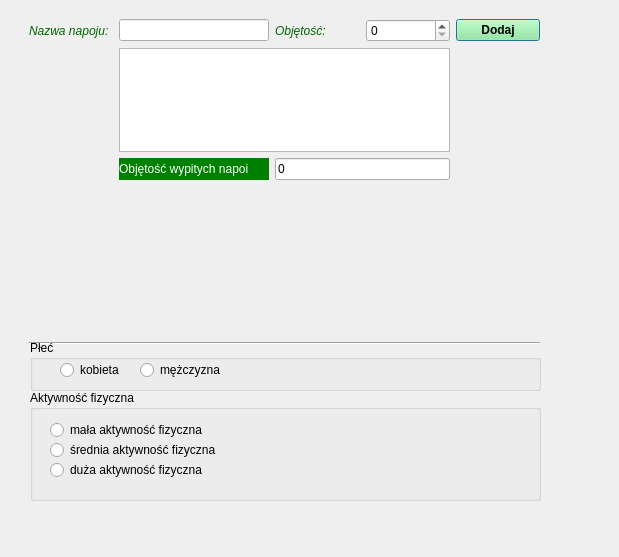
<?xml version="1.0" encoding="UTF-8"?>
<ui version="4.0">
 <class>Dialog</class>
 <widget class="QDialog" name="Dialog">
  <property name="geometry">
   <rect>
    <x>0</x>
    <y>0</y>
    <width>619</width>
    <height>557</height>
   </rect>
  </property>
  <property name="windowTitle">
   <string>Hydration tracker</string>
  </property>
  <widget class="QWidget" name="gridLayoutWidget">
   <property name="geometry">
    <rect>
     <x>29</x>
     <y>19</y>
     <width>511</width>
     <height>326</height>
    </rect>
   </property>
   <layout class="QGridLayout" name="gridLayout">
    <item row="0" column="1">
     <widget class="QLineEdit" name="nazwaEdit">
      <property name="maximumSize">
       <size>
        <width>150</width>
        <height>16777215</height>
       </size>
      </property>
     </widget>
    </item>
    <item row="3" column="1" colspan="3">
     <widget class="QLabel" name="zdjecie">
      <property name="minimumSize">
       <size>
        <width>150</width>
        <height>150</height>
       </size>
      </property>
      <property name="text">
       <string/>
      </property>
     </widget>
    </item>
    <item row="0" column="4">
     <widget class="QPushButton" name="dodajButton">
      <property name="styleSheet">
       <string notr="true">background-color:lightgreen;
font-weight:bold;</string>
      </property>
      <property name="text">
       <string>Dodaj</string>
      </property>
     </widget>
    </item>
    <item row="0" column="3">
     <widget class="QSpinBox" name="objetoscBox">
      <property name="maximum">
       <number>1000</number>
      </property>
      <property name="displayIntegerBase">
       <number>10</number>
      </property>
     </widget>
    </item>
    <item row="2" column="1">
     <widget class="QLabel" name="napisLabel">
      <property name="styleSheet">
       <string notr="true">background-color:green;
color:white;</string>
      </property>
      <property name="text">
       <string>Objętość wypitych napoi</string>
      </property>
     </widget>
    </item>
    <item row="0" column="2">
     <widget class="QLabel" name="label_2">
      <property name="styleSheet">
       <string notr="true">font-style:italic;
color:darkgreen;</string>
      </property>
      <property name="text">
       <string>Objętość: </string>
      </property>
     </widget>
    </item>
    <item row="0" column="0">
     <widget class="QLabel" name="label">
      <property name="styleSheet">
       <string notr="true">font-style:italic;
color:darkgreen;</string>
      </property>
      <property name="text">
       <string>Nazwa napoju:</string>
      </property>
     </widget>
    </item>
    <item row="4" column="0" colspan="5">
     <widget class="Line" name="line">
      <property name="orientation">
       <enum>Qt::Horizontal</enum>
      </property>
     </widget>
    </item>
    <item row="1" column="1" colspan="3">
     <widget class="QListWidget" name="listaWidget">
      <property name="maximumSize">
       <size>
        <width>16777215</width>
        <height>200</height>
       </size>
      </property>
     </widget>
    </item>
    <item row="2" column="2" colspan="2">
     <widget class="QLineEdit" name="objetoscWypitychEdit">
      <property name="text">
       <string>0</string>
      </property>
     </widget>
    </item>
   </layout>
  </widget>
  <widget class="QWidget" name="verticalLayoutWidget">
   <property name="geometry">
    <rect>
     <x>30</x>
     <y>340</y>
     <width>511</width>
     <height>51</height>
    </rect>
   </property>
   <layout class="QVBoxLayout" name="verticalLayout">
    <item>
     <widget class="QGroupBox" name="groupBox">
      <property name="title">
       <string>Płeć</string>
      </property>
      <widget class="QRadioButton" name="kobietaButton">
       <property name="geometry">
        <rect>
         <x>30</x>
         <y>20</y>
         <width>100</width>
         <height>20</height>
        </rect>
       </property>
       <property name="text">
        <string>kobieta</string>
       </property>
      </widget>
      <widget class="QRadioButton" name="mezczyznaButton">
       <property name="geometry">
        <rect>
         <x>110</x>
         <y>20</y>
         <width>100</width>
         <height>20</height>
        </rect>
       </property>
       <property name="text">
        <string>mężczyzna</string>
       </property>
      </widget>
     </widget>
    </item>
   </layout>
  </widget>
  <widget class="QWidget" name="verticalLayoutWidget_2">
   <property name="geometry">
    <rect>
     <x>30</x>
     <y>390</y>
     <width>511</width>
     <height>111</height>
    </rect>
   </property>
   <layout class="QVBoxLayout" name="verticalLayout_2">
    <item>
     <widget class="QGroupBox" name="groupBox_2">
      <property name="title">
       <string>Aktywność fizyczna</string>
      </property>
      <widget class="QRadioButton" name="malaAButton">
       <property name="geometry">
        <rect>
         <x>20</x>
         <y>30</y>
         <width>181</width>
         <height>20</height>
        </rect>
       </property>
       <property name="text">
        <string>mała aktywność fizyczna</string>
       </property>
      </widget>
      <widget class="QRadioButton" name="sredniaAButton">
       <property name="geometry">
        <rect>
         <x>20</x>
         <y>50</y>
         <width>191</width>
         <height>20</height>
        </rect>
       </property>
       <property name="text">
        <string>średnia aktywność fizyczna</string>
       </property>
      </widget>
      <widget class="QRadioButton" name="duzaAButton">
       <property name="geometry">
        <rect>
         <x>20</x>
         <y>70</y>
         <width>211</width>
         <height>20</height>
        </rect>
       </property>
       <property name="text">
        <string>duża aktywność fizyczna</string>
       </property>
      </widget>
     </widget>
    </item>
   </layout>
  </widget>
 </widget>
 <resources/>
 <connections/>
</ui>
